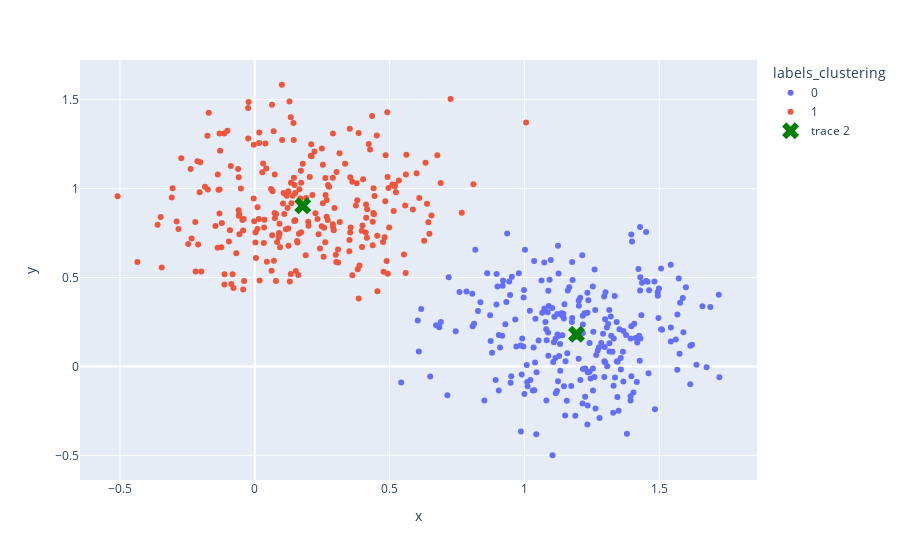

Notebook source saved alongside this figure:
### Code cell
# plot
df["labels_clustering"] = clustering_labels.astype(str)


fig = px.scatter(df, x="x", y="y", color="labels_clustering", hover_data=["distance"])

def add_centroids(fig, kmeans):
    fig.add_scatter(x=kmeans.cluster_centers_[:, 0],
                    y=kmeans.cluster_centers_[:, 1],
                    mode="markers",
                    marker=dict(symbol="x", size=15, color="Green"))

    return fig

fig = add_centroids(fig, kmeans)

fig.show()

### Figure 1 — Plotly figure (JSON) as saved in the notebook; plotly's stock layout.template omitted (floating-point values rounded to 4 significant figures; data arrays with more than 128 entries replaced by an {"elided": "..."} marker saying what was removed)
{"data": [{"customdata": {"elided": "250x1 float values"}, "hovertemplate": "labels_clustering=0<br>x=%{x}<br>y=%{y}<br>distance=%{customdata[0]}<extra></extra>", "legendgroup": "0", "marker": {"color": "#636efa", "symbol": "circle"}, "mode": "markers", "name": "0", "orientation": "v", "showlegend": true, "type": "scatter", "x": {"elided": "250 float values"}, "xaxis": "x", "y": {"elided": "250 float values"}, "yaxis": "y"}, {"customdata": {"elided": "250x1 float values"}, "hovertemplate": "labels_clustering=1<br>x=%{x}<br>y=%{y}<br>distance=%{customdata[0]}<extra></extra>", "legendgroup": "1", "marker": {"color": "#EF553B", "symbol": "circle"}, "mode": "markers", "name": "1", "orientation": "v", "showlegend": true, "type": "scatter", "x": {"elided": "250 float values"}, "xaxis": "x", "y": {"elided": "250 float values"}, "yaxis": "y"}, {"marker": {"color": "Green", "size": 15, "symbol": "x"}, "mode": "markers", "type": "scatter", "x": [1.193, 0.1778], "y": [0.1815, 0.9035]}], "layout": {"legend": {"title": {"text": "labels_clustering"}, "tracegroupgap": 0}, "margin": {"t": 60}, "xaxis": {"anchor": "y", "domain": [0, 1], "title": {"text": "x"}}, "yaxis": {"anchor": "x", "domain": [0, 1], "title": {"text": "y"}}}}
